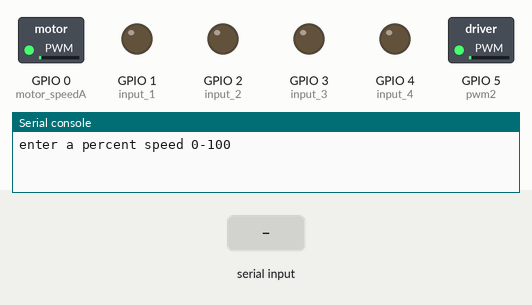
This program was run on a simulated ESP32 board running MicroPython. Parts: switched loads named in the program (green lamp = pin HIGH), output pins drawn as LEDs (lit = HIGH), the last lines printed to the serial console. The inputs (shaded band) are chosen by the test bench.

Above: at 2.2 s.
2.3 s: "5" typed at the serial console, then Enter
At 2.7 s:
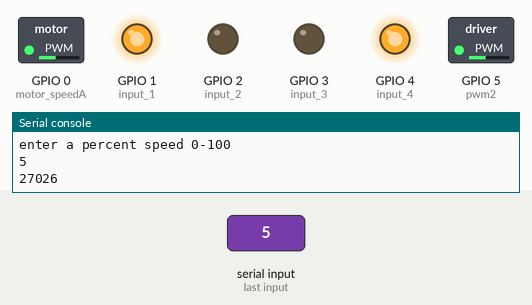
3.8 s: "90" typed at the serial console, then Enter
At 5.1 s:
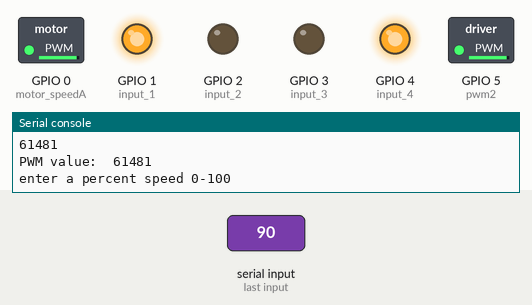
Timing chart, 0 to 6.8 s (numbered marks = the images above; inputs shaded):
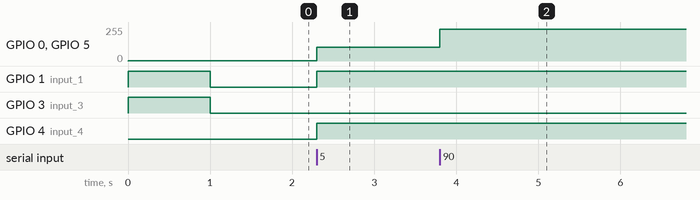

Measured:
- after the input at 2.3 s, GPIO 0 (motor_speedA), GPIO 5 (pwm2): 1/255 → 105/255 at once; GPIO 1 (input_1), GPIO 4 (input_4): LOW → HIGH at once
- after the input at 3.8 s, GPIO 0 (motor_speedA), GPIO 5 (pwm2): 105/255 → 239/255 at once

The program:

IR_Motor_3.py
```python
'''
https://microcontrollerslab.com/micropython-dc-motor-l298n-driver-esp32-esp8266/
'''
# from machine import Pin,PWM
# import time

# # Set up the pins for the motor driver inputs
# input_1 = Pin(1, Pin.OUT)
# input_2 = Pin(2, Pin.OUT)

# # Set the motor direction to forward
# input_1.value(1)
# input_2.value(0)

# ## Set up the PWM output for the motor speed
# #motor_speed = Pin(0, Pin.OUT)
# ## or
# motor_speed= 0
# pwm = PWM(motor_speed)
# pwm.freq(8500)
# # Set the motor speed to 50%
# pwm.duty_u16(50)

# # Wait for 5 seconds
# time.sleep(1)
# # Stop the motor
# input_1.value(0)
# input_2.value(0)
# # pwm.deinit()
# try:
#     while True:
#         PWMVal =int(input('enter a PWM value'))
#         pwm.duty_u16(PWMVal)
#         input_1.value(1)
#         input_2.value(0)
#         time.sleep(1.0)
#         print('PWM value: ',PWMVal)
# except KeyboardInterrupt:
#     pwm.deinit()
#     print('all done')
############
from machine import Pin,PWM,ADC
import time

# Set up the pins for the motor driver inputs
input_1 = Pin(1, Pin.OUT)
input_2 = Pin(2, Pin.OUT)
input_3 = Pin(3, Pin.OUT)
input_4 = Pin(4, Pin.OUT)

# Set the motor direction to forward
input_1.value(1)
input_2.value(0)
input_3.value(1)
input_4.value(0)

## Set up the PWM output for the motor speed
#motor_speed = Pin(0, Pin.OUT)
## or
motor_speedA= 0
pwm = PWM(motor_speedA)
pwm.freq(8500)
# Set the motor speed to 50%
pwm.duty_u16(50)
motor_speedB=5
pwm2 =PWM(motor_speedB)
pwm2.freq(8500)
pwm2.duty_u16(50)


xPin=27
xJoy=ADC(xPin)


# Wait for 1 seconds
time.sleep(1)
# Stop the motor
input_1.value(0)
input_2.value(0)
input_3.value(0)
input_4.value(0)
# pwm.deinit()
try:
    while True:

        # PWMVal =int(input('enter a PWM value'))


        percent =int(input('enter a percent speed 0-100'))
        PWMVal= int(405.35 *percent +25000)
        PWMVal2=PWMVal
        # PWMVal=xJoy.read_u16()
        #### for adding joystick with x axis controlling the speed
        ####taake the above PWM for 0 and 100 percent and plot with joystick linear equation  that as PWM for x axis gives the y being the percent
        # xJoyVal=xJoy.read_u16()
        # xJoyCalc= 0.00152823 * xJoyVal -.152823
        # print('xJoyVal: ',xJoyVal,'     xJoyCalc: ',xJoyCalc)

        # PWMVal= int(405.35 * (0.00152823 * xJoyVal -.152823)     +25000)


        print(PWMVal)
        # pwm2.duty_u16(PWMVal)
        pwm.duty_u16(PWMVal)
        pwm2.duty_u16(PWMVal2)
        input_3.value(0)
        input_4.value(1)
        input_1.value(1)
        input_2.value(0)
        # input_3.value(0)
        # input_4.value(1)
        time.sleep(1.0)
        print('PWM value: ',PWMVal)
except KeyboardInterrupt:
    print('done')
    PWMVal =0
    pwm.duty_u16(0)
    pwm2.duty_u16(0)
    time.sleep(.1)
    pwm.deinit()
    pwm2.deinit()
    print('all done')
```
